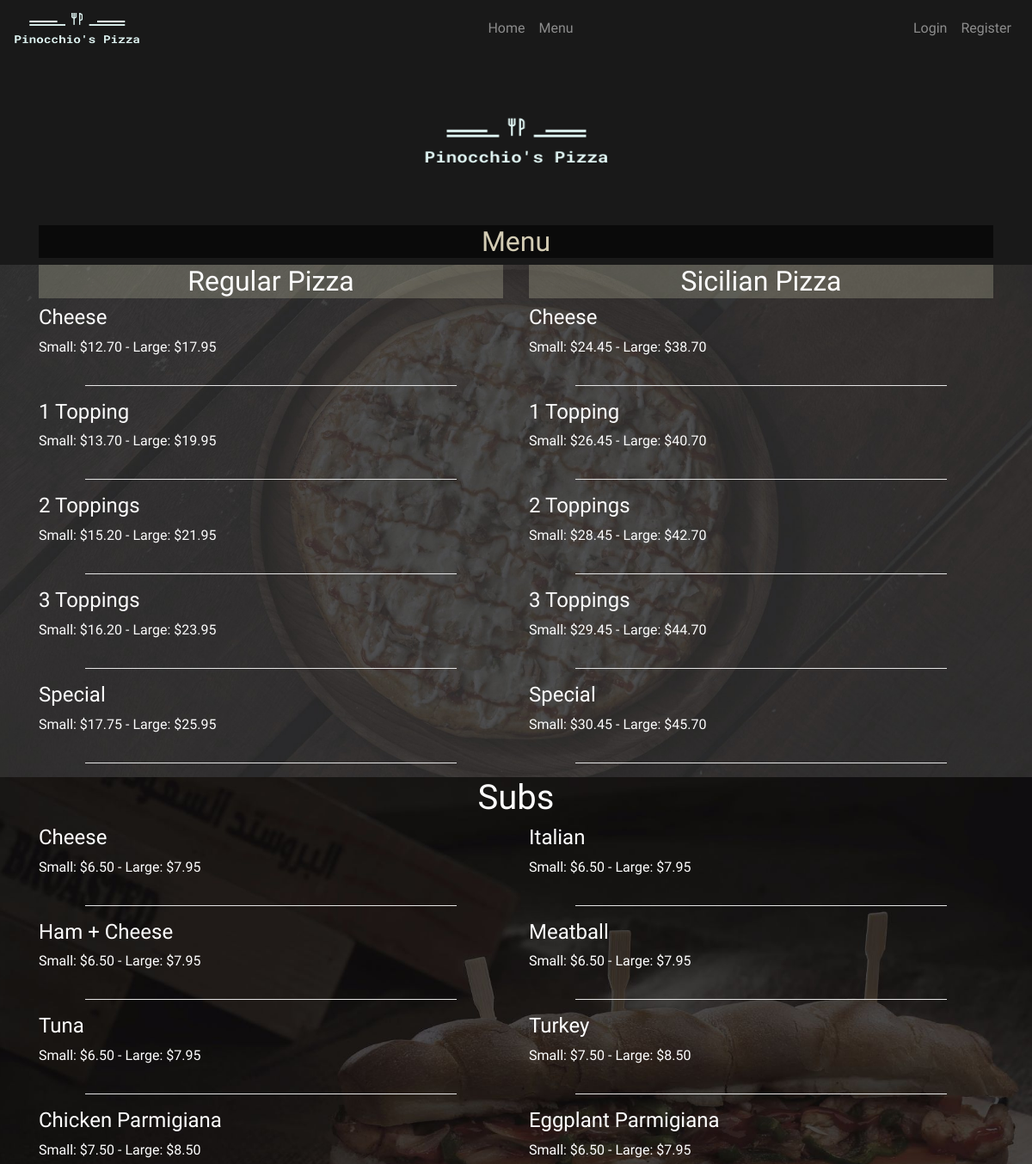
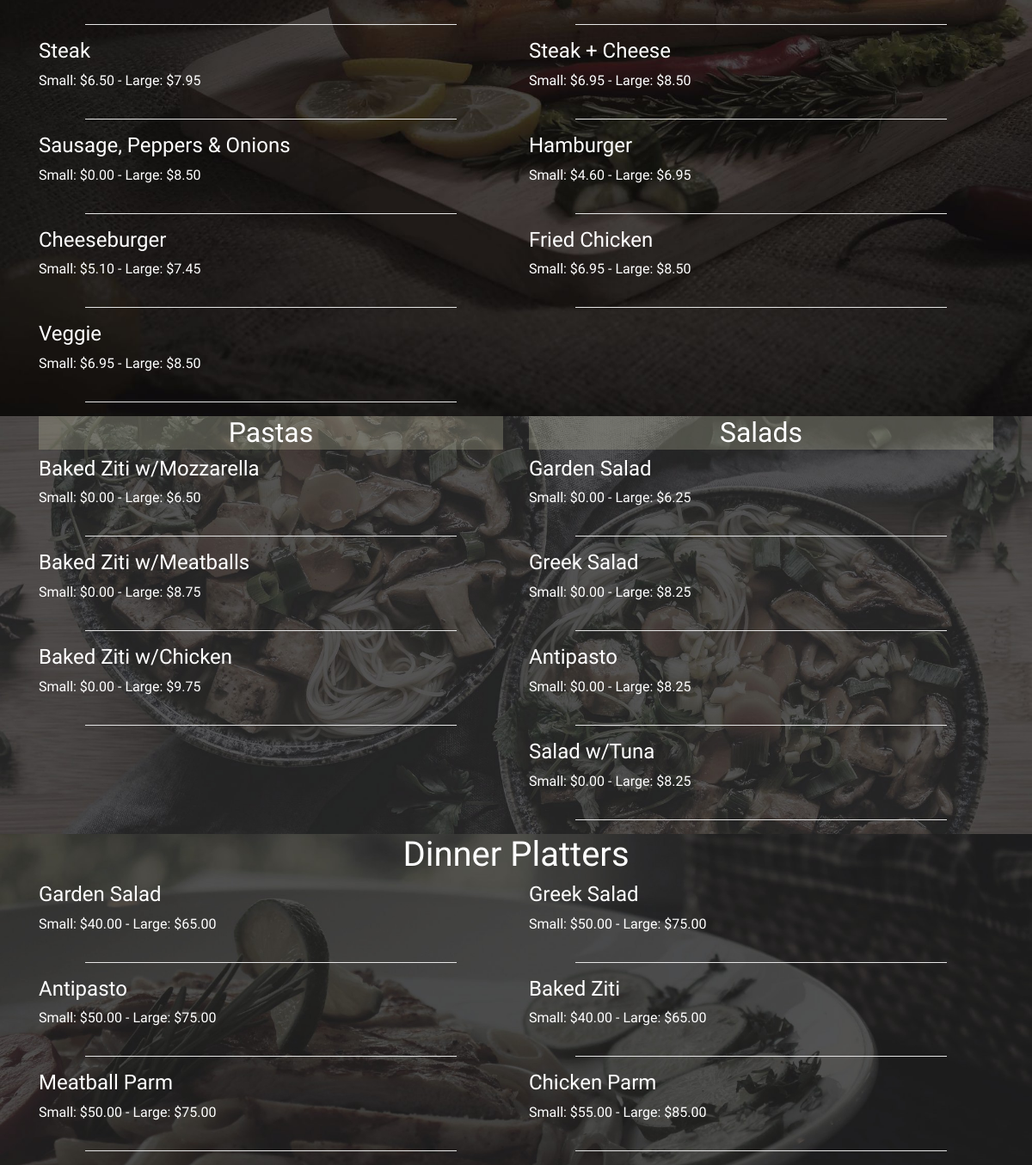
The app's page /menu/ with its own data (2 pictures, top to bottom).
### orders/models.py (models this page shows, shortened)
class Menu(models.Model):
    t = [
        (0, 0),
        (1, 1),
        (2, 2),
        (3, 3),
        (4, 4),
    ]
    item = models.CharField(max_length=30)
    category = models.ForeignKey(
        Category, on_delete=models.CASCADE, related_name="menu_category"
    )
    tops = models.IntegerField(choices=t, default=0)
    sprice = models.DecimalField(max_digits=4, decimal_places=2)
    lprice = models.DecimalField(max_digits=4, decimal_places=2)

### orders/views.py (the view)
# urls.py: path("menu/", views.menu, name="menu"),
def menu(request):
    regular = Menu.objects.filter(category__item="Regular Pizza")
    sicilian = Menu.objects.filter(category__item="Sicilian Pizza")
    subs = Menu.objects.filter(category__item="Sub")
    subl = subs[::2]
    subr = subs[1::2]
    pasta = Menu.objects.filter(category__item="Pasta")
    salad = Menu.objects.filter(category__item="Salad")
    dinner = Menu.objects.filter(category__item="Dinner Platter")
    dinnerl = dinner[::2]
    dinnerr = dinner[1::2]
    menu = {
        "regular": regular,
        "sicilian": sicilian,
        "subl": subl,
        "subr": subr,
        "pasta": pasta,
        "salad": salad,
        "dinnerl": dinnerl,
        "dinnerr": dinnerr,
    }
    return render(request, "orders/menu.html", context=menu)

### orders/templates/orders/menu.html (shortened to what this page needs)
{% extends "orders/base.html" %}{% load static %} {% block styles %}
<link rel="stylesheet" href="{% static 'css/menu.css' %}" />
{% endblock %}{% block title %}Menu{% endblock %} {% load crispy_forms_tags %}
{% block body %}
<div class="menumain">
  <div class="container">
    <div class="row">
      <div class="col-md-12 text-center">
        <img
          src="{% static 'images/logo1.png' %}"
          style="width: 225px; height: 196px"
        />
        <h2 class="menu">Menu</h2>
      </div>
    </div>
  </div>
</div>
<div class="pizza">
  <div class="container">
    <div class="row">
      <div class="col-md-6">
        <h2 class="text-center">Regular Pizza</h2>
        {% for reg in regular %}
        <div>
          <div>
            <h4>{{ reg.item }}</h4>
          </div>
          <div class="d-flex justify-content-between flex-nowrap">
            <p>
              Small: $<span class="sprice-{{ reg.id }}">{{ reg.sprice }}</span>
              - Large: $<span class="lprice-{{ reg.id }}"
                >{{ reg.lprice }}</span
              >
            </p>
          </div>
        </div>
        <hr />
        {% endfor %}
      </div>
      <div class="col-md-6">
        <h2 class="text-center">Sicilian Pizza</h2>
        {% for sic in sicilian %}
        <div>
          <div>
            <h4>{{ sic.item }}</h4>
          </div>
          <div class="d-flex justify-content-between flex-nowrap">
            <p>
              Small: $<span class="sprice-{{ sic.id }}">{{ sic.sprice }}</span>
              - Large: $<span class="lprice-{{ sic.id }}"
                >{{ sic.lprice }}</span
              >
            </p>
          </div>
        </div>
        <hr />
        {% endfor %}
      </div>
    </div>
  </div>
</div>
<div class="subs">
  <div class="container">
    <div class="row">
      <div class="col-md-12 text-center">
        <h1 class="border-white">Subs</h1>
      </div>
    </div>
    <div class="row">
      <div class="col-md-6">
        {% for sl in subl %}
        <div>
          <div>
            <h4>{{ sl.item }}</h4>
          </div>
          <div class="d-flex justify-content-between flex-nowrap">
            <p>
              Small: $<span class="sprice-{{ sl.id }}">{{ sl.sprice }}</span> -
              Large: $<span class="lprice-{{ sl.id }}">{{ sl.lprice }}</span>
            </p>
          </div>
        </div>
        <hr />
        {% endfor %}
      </div>
      <div class="col-md-6">
        {% for sr in subr %}
        <div>
          <div>
            <h4>{{ sr.item }}</h4>
          </div>
          <div class="d-flex justify-content-between flex-nowrap">
            <p>
              Small: $<span class="sprice-{{ sr.id }}">{{ sr.sprice }}</span> -
              Large: $<span class="lprice-{{ sr.id }}">{{ sr.lprice }}</span>
            </p>
          </div>
        </div>
        <hr />
        {% endfor %}
      </div>
    </div>
  </div>
</div>
<div class="pasta-salad">
  <div>
    <div class="container">
      <div class="row">
        <div class="col-md-6">
          <h2 class="text-center">Pastas</h2>
          {% for past in pasta %}
          <div>
            <div>
              <h4>{{ past.item }}</h4>
            </div>
            <div class="d-flex justify-content-between flex-nowrap">
              <p>
                Small: $<span class="sprice-{{ past.id }}"
                  >{{ past.sprice }}</span
                >
                - Large: $<span class="lprice-{{ past.id }}"
                  >{{ past.lprice }}</span
                >
              </p>
            </div>
          </div>
          <hr />
          {% endfor %}
        </div>
        <div class="col-md-6">
          <h2 class="text-center">Salads</h2>
          {% for sala in salad %}
          <div>
            <div>
              <h4>{{ sala.item}}</h4>
            </div>
            <div class="d-flex justify-content-between flex-nowrap">
              <p>
                Small: $<span class="sprice-{{ sala.id }}"
                  >{{ sala.sprice }}</span
                >
                - Large: $<span class="lprice-{{ sala.id }}"
                  >{{ sala.lprice }}</span
                >
              </p>
            </div>
          </div>
          <hr />
          {% endfor %}
        </div>
      </div>
    </div>
  </div>
</div>
<div class="dinner">
  <div class="container">
    <div class="row">
      <div class="col-md-12 text-center">
        <h1>Dinner Platters</h1>
      </div>
    </div>
    <div class="row">
      <div class="col-md-6">
        {% for dl in dinnerl %}
        <div>
          <div>
            <h4>{{ dl.item }}</h4>
          </div>
          <div class="d-flex justify-content-between flex-nowrap">
            <p>
              Small: $<span class="sprice-{{ dl.id }}">{{ dl.sprice }}</span> -
              Large: $<span class="lprice-{{ dl.id }}">{{ dl.lprice }}</span>
            </p>
          </div>
        </div>
        <hr />
        {% endfor %}
      </div>
      <div class="col-md-6">
        {% for dr in dinnerr %}
        <div>
          <div>
            <h4>{{ dr.item }}</h4>
          </div>
          <div class="d-flex justify-content-between flex-nowrap">
            <p>
              Small: $<span class="sprice-{{ dr.id }}">{{ dr.sprice }}</span> -
              Large: $<span class="lprice-{{ dr.id }}">{{ dr.lprice }}</span>
            </p>
          </div>
        </div>
        <hr />
        {% endfor %}
      </div>
    </div>
  </div>
</div>
{% endblock %}

### orders/templates/orders/base.html (shortened to what this page needs)
<!DOCTYPE html>
{% load static %}
<html lang="en">
  <head>
    <link
      rel="stylesheet"
      href="https://stackpath.bootstrapcdn.com/bootstrap/4.4.1/css/bootstrap.min.css"
    />
    <link
      rel="stylesheet"
      href="https://cdn.jsdelivr.net/npm/bootstrap-select@1.13.9/dist/css/bootstrap-select.min.css"
    />
    <link rel="stylesheet" href="{% static 'css/base.css' %}" />
    {% block styles %}{% endblock %}
  </head>
  <body>
    <nav class="navbar navbar-expand-md navbar-dark bg-dark">
      <a class="navbar-brand" href="{% url 'home' %}"
        ><img src="{% static 'images/logo.png' %}" width="148" height="40"
      /></a>
      <div
        class="navbar-collapse collapse justify-content-between align-items-center w-100"
        id="navbarCollapse"
      >
        <ul class="navbar-nav mx-auto">
          <li class="nav-item">
            <a class="nav-link" href="{% url 'home' %}"
              >Home <span class="sr-only">Home</span></a
            >
          </li>
          <li class="nav-item">
            <a class="nav-link" href="{% url 'menu' %}">Menu</a>
          </li>
        </ul>
        <ul class="navbar-nav justify-content-center">
          {% if user.is_authenticated %}
          <li class="nav-item">
            <a class="nav-link" href="{% url 'cart' %}">Cart</a>
          </li>
          <li class="nav-item">
            <a class="nav-link" href="{% url 'myorders' %}">My Orders</a>
          </li>
          <li class="nav-item">
            <a class="nav-link" href="{% url 'logout' %}">Logout</a>
          </li>
          {% else %}
          <li class="nav-item">
            <a class="nav-link" href="{% url 'login' %}">Login</a>
          </li>
          <li class="nav-item">
            <a class="nav-link" href="{% url 'register' %}">Register</a>
          </li>
          {% endif %}
        </ul>
      </div>
    </nav>
    {% block body %}{% endblock %}
    <link
      rel="stylesheet"
      href="https://cdn.jsdelivr.net/npm/bootstrap-select@1.13.9/dist/css/bootstrap-select.min.css"
    />
  </body>
</html>

### orders/static/css/base.css (style rules this page uses)
body { background-image: url("../images/background2.jpg"); font-family: "Josefin Sans", sans-serif; }
.navbar { background-color: #191919 !important; }

### orders/static/css/menu.css (style rules this page uses)
.menumain { background-color: #191919; }
.menu { background-color: rgba(0, 0, 0, 0.61); color: rgb(211, 204, 180); }
.pizza { background-image: url("../images/pizza.jpg"); background-size: cover; background-repeat: no-repeat; background-position: center; color: rgb(252, 252, 252); }
h2 { background-color: rgba(238, 236, 198, 0.22); }
hr { background-color: #ffffff; width: 80%; }
.subs { background-image: url("../images/sub.jpg"); background-repeat: no-repeat; background-size: cover; background-position: center; color: rgb(255, 255, 255); }
.pasta-salad { background-size: cover; background-repeat: no-repeat; background-position: center; color: rgb(255, 255, 255); background-image: url("../images/salad.jpg"); }
.dinner { color: rgb(255, 255, 255); background-image: url("../images/dinner.jpg"); background-size: cover; background-repeat: no-repeat; background-position: center; }

### records on screen
Menu: item "Cheese", sprice "12.70", lprice "17.95"
Menu: item "1 Topping", sprice "13.70", lprice "19.95"
Menu: item "2 Toppings", sprice "15.20", lprice "21.95"
Menu: item "3 Toppings", sprice "16.20", lprice "23.95"
Menu: item "Special", sprice "17.75", lprice "25.95"
Menu: item "Cheese", sprice "24.45", lprice "38.70"
Menu: item "1 Topping", sprice "26.45", lprice "40.70"
Menu: item "2 Toppings", sprice "28.45", lprice "42.70"
Menu: item "3 Toppings", sprice "29.45", lprice "44.70"
Menu: item "Special", sprice "30.45", lprice "45.70"
Menu: item "Cheese", sprice "6.50", lprice "7.95"
Menu: item "Ham + Cheese", sprice "6.50", lprice "7.95"
Menu: item "Tuna", sprice "6.50", lprice "7.95"
Menu: item "Chicken Parmigiana", sprice "7.50", lprice "8.50"
Menu: item "Steak", sprice "6.50", lprice "7.95"
Menu: item "Sausage, Peppers & Onions", sprice "0.00", lprice "8.50"
Menu: item "Cheeseburger", sprice "5.10", lprice "7.45"
Menu: item "Veggie", sprice "6.95", lprice "8.50"
Menu: item "Italian", sprice "6.50", lprice "7.95"
Menu: item "Meatball", sprice "6.50", lprice "7.95"
Menu: item "Turkey", sprice "7.50", lprice "8.50"
Menu: item "Eggplant Parmigiana", sprice "6.50", lprice "7.95"
Menu: item "Steak + Cheese", sprice "6.95", lprice "8.50"
Menu: item "Hamburger", sprice "4.60", lprice "6.95"
Menu: item "Fried Chicken", sprice "6.95", lprice "8.50"
Menu: item "Baked Ziti w/Mozzarella", sprice "0.00", lprice "6.50"
Menu: item "Baked Ziti w/Meatballs", sprice "0.00", lprice "8.75"
Menu: item "Baked Ziti w/Chicken", sprice "0.00", lprice "9.75"
Menu: item "Garden Salad", sprice "0.00", lprice "6.25"
Menu: item "Greek Salad", sprice "0.00", lprice "8.25"
Menu: item "Antipasto", sprice "0.00", lprice "8.25"
Menu: item "Salad w/Tuna", sprice "0.00", lprice "8.25"
Menu: item "Garden Salad", sprice "40.00", lprice "65.00"
Menu: item "Antipasto", sprice "50.00", lprice "75.00"
Menu: item "Meatball Parm", sprice "50.00", lprice "75.00"
Menu: item "Greek Salad", sprice "50.00", lprice "75.00"
Menu: item "Baked Ziti", sprice "40.00", lprice "65.00"
Menu: item "Chicken Parm", sprice "55.00", lprice "85.00"
